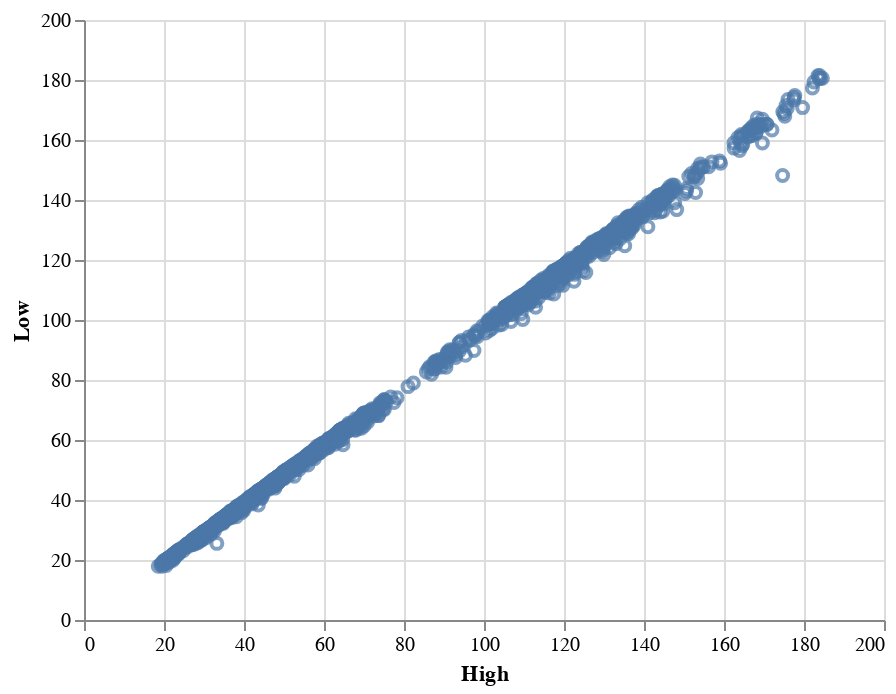

Notebook code cell kept with this figure:
### Code cell
import altair as alt
alt.Chart(x).mark_point().encode(
    x='High:Q',
    y='Low:Q'
)

### Figure 1 — Vega-Lite specification as saved in the notebook (floating-point values rounded to 4 significant figures; data arrays with more than 128 entries replaced by an {"elided": "..."} marker saying what was removed)
{"config": {"view": {"continuousWidth": 400, "continuousHeight": 300}}, "data": {"name": "data-df314a4d33c85ea2b063d49f7e751ba8"}, "mark": "point", "encoding": {"x": {"field": "High", "type": "quantitative"}, "y": {"field": "Low", "type": "quantitative"}}, "$schema": "https://vega.github.io/schema/vega-lite/v4.17.0.json", "datasets": {"data-df314a4d33c85ea2b063d49f7e751ba8": {"elided": "2588 records"}}}
